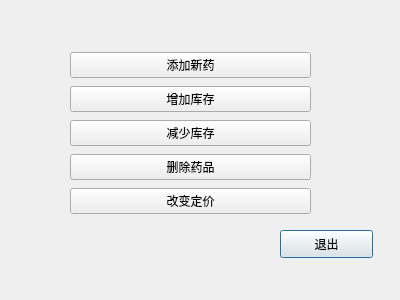
<?xml version="1.0" encoding="UTF-8"?>
<ui version="4.0">
 <class>med_manage</class>
 <widget class="QDialog" name="med_manage">
  <property name="geometry">
   <rect>
    <x>0</x>
    <y>0</y>
    <width>400</width>
    <height>300</height>
   </rect>
  </property>
  <property name="windowTitle">
   <string>Dialog</string>
  </property>
  <widget class="QPushButton" name="pushButton_6">
   <property name="geometry">
    <rect>
     <x>280</x>
     <y>230</y>
     <width>93</width>
     <height>28</height>
    </rect>
   </property>
   <property name="text">
    <string>退出</string>
   </property>
  </widget>
  <widget class="QWidget" name="layoutWidget">
   <property name="geometry">
    <rect>
     <x>70</x>
     <y>50</y>
     <width>241</width>
     <height>170</height>
    </rect>
   </property>
   <layout class="QVBoxLayout" name="verticalLayout">
    <item>
     <widget class="QPushButton" name="pushButton">
      <property name="text">
       <string>添加新药</string>
      </property>
     </widget>
    </item>
    <item>
     <widget class="QPushButton" name="pushButton_2">
      <property name="text">
       <string>增加库存</string>
      </property>
     </widget>
    </item>
    <item>
     <widget class="QPushButton" name="pushButton_3">
      <property name="text">
       <string>减少库存</string>
      </property>
     </widget>
    </item>
    <item>
     <widget class="QPushButton" name="pushButton_4">
      <property name="text">
       <string>删除药品</string>
      </property>
     </widget>
    </item>
    <item>
     <widget class="QPushButton" name="pushButton_5">
      <property name="text">
       <string>改变定价</string>
      </property>
     </widget>
    </item>
   </layout>
  </widget>
 </widget>
 <resources/>
 <connections>
  <connection>
   <sender>pushButton_6</sender>
   <signal>clicked()</signal>
   <receiver>med_manage</receiver>
   <slot>close()</slot>
   <hints>
    <hint type="sourcelabel">
     <x>315</x>
     <y>244</y>
    </hint>
    <hint type="destinationlabel">
     <x>171</x>
     <y>250</y>
    </hint>
   </hints>
  </connection>
 </connections>
</ui>
